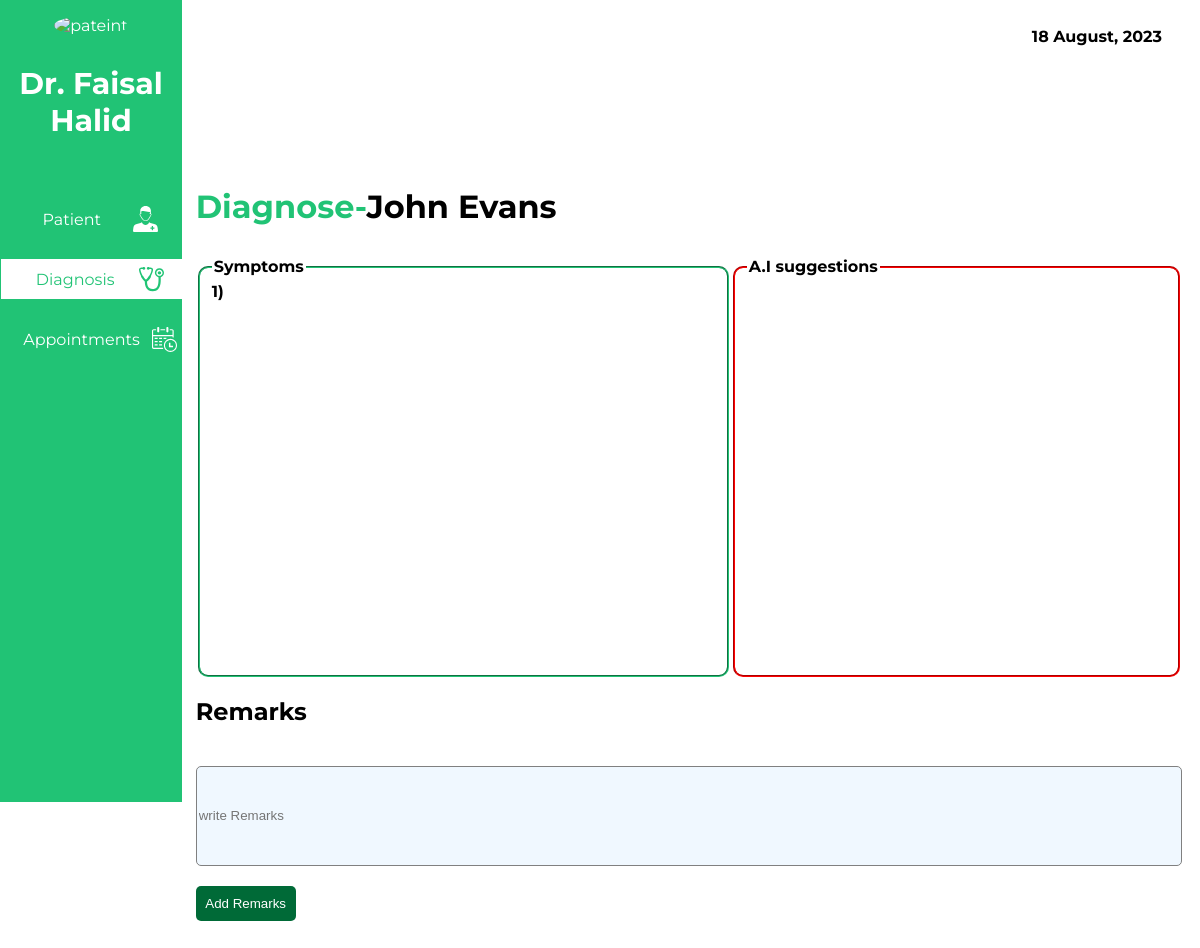
Screenshot of /doc/ddiagnosis.php?patient=evans10@google.com (signed in) with the database file from the repository.
### tables this page shows
CREATE TABLE `doctors` (
  `name` varchar(40) NOT NULL,
  `email` varchar(40) NOT NULL,
  `password` varchar(40) NOT NULL,
  `department` varchar(50) NOT NULL
);

CREATE TABLE `patient` (
  `firstname` varchar(20) NOT NULL,
  `lastname` varchar(20) NOT NULL,
  `password` varchar(16) NOT NULL,
  `dob` date NOT NULL,
  `gender` varchar(7) NOT NULL,
  `genotype` varchar(5) NOT NULL,
  `bloodgroup` varchar(5) NOT NULL,
  `tel` varchar(15) NOT NULL,
  `email` varchar(40) NOT NULL
);

### doc/ddiagnosis.php (the view, shortened to what this page needs)
<?php
include "../connection.php";
$doctor = $_SESSION['doctor'];
$patient = $_GET['patient'];
$diagnosisid = $_GET['diagnosisid'];
function convert($date):string{
    $new_date = date("d F, Y", strtotime($date));
   return $new_date;
}
$QUERY = mysqli_query($connection, "SELECT name from doctors WHERE email = '$doctor'");
$res = mysqli_fetch_assoc($QUERY);
$apSelect = "SELECT *FROM diagnosis where id = '$diagnosisid'";
$apQuery = mysqli_query($connection,$apSelect );
$dres = mysqli_fetch_assoc($apQuery);
$patientSelect = "SELECT firstname, lastname FROM patient where email = '$patient'";
$patientQuery = mysqli_query($connection,$patientSelect );
$patientres = mysqli_fetch_assoc($patientQuery);
?>
<!DOCTYPE html>
<html lang="en">
<head>
    <link rel="stylesheet" href="../css/ddiagnosis2.css">
</head>
<body>
    <div class="sidebar">
        <div class="patient">
            <div class="image">
                <img src="../images/avatar.png" alt="pateint">
            </div>
            <h3><?php echo $res['name']?></h3>
        </div>
        <div class="menu">
            <a href="dashboard.php"><div class="menu-item ">Patient  <div class="imag"><img src="../images/patientw.svg" alt="" ></div> </div></a>
            <a href="diagnosis.php"><div class="menu-item current">Diagnosis  <div class="imag"><img src="../images/stethoscopeg.svg" alt="" ></div> </div></a>
            <a href="appointments.php"><div class="menu-item ">Appointments  <div class="imag"><img src="../images/calendar.svg" alt="" ></div> </div></a>
        </div>
</div>
    <div class="main">
       <div class="date">
        <b><?php echo convert(date("Y-m-d")) ?></b>
       </div>
       <div class="below">
       <h1><span style="color:#21C375">Diagnose-</span><?php echo $patientres['firstname'].' '.$patientres['lastname']?></h1>
        <div class="mother">
       <fieldset  style="width:600px">
        <legend><b>Symptoms</b></legend>
        <?php
        $symptoms = $dres['symptoms'];
        $symps = explode(",",$symptoms);
       echo '<div class="symptoms">';
          $number = 0;
       foreach($symps as $sympom){
  $number++;
        echo'
        <label for="checkbox1"><b>'.$number.')'.$sympom.'</b></label> <br>
        ';
       }
            ?>
       </fieldset>
       <fieldset  style="border-color: red; display:block">
        <legend><b>A.I suggestions</b></legend>
       </fieldset>
       </div>
       <form action = "#" method="POST">
        <h2>Remarks</h2>
       <input type="text" required name="remarks"   placeholder="write Remarks" value="<?php echo $dres['remarks'] ?>">
       <button type="submit" name="addremarks">Add Remarks</button>
      </form>
       </div>
    </div>
</body>
</html>

### css/ddiagnosis2.css (style rules this page uses)
body { background-color: white; font-family: 'Montserrat'; }
.sidebar { background-color:#21C375; color: white; width:15%; border: 1px solid #21C375; min-height: 100vh; position: fixed; top:0; left:0; }
.patient { width: 100%; text-align: center; margin-top: 15px; margin-bottom: 60px; }
.patient h3 { font-weight: bolder; font-size: 30px; }
.image img { border-radius: 100%; }
.sidebar .menu { width: 99%; }
.imag img { width: 25px; }
.menu-item { width:100%; height:40px; display: flex; align-items: center; padding-left: 10px; color: white; margin-top:20px ; margin-bottom:20px ; display: flex; justify-content: space-evenly; }
.current { background-color: white; color: #21C375; }
.menu a { text-decoration: none; }
.main { width: 85%; margin-left: auto; }
.date { text-align: right; height: 100px; margin-right: 30px; }
.below { width:98%; margin-left: auto; margin-right: auto; margin-top: 60px; }
fieldset { margin-top: 10px; border-radius: 10px; border-color: #21C375; min-height: 400px; width: 500px; display: flex; justify-content: space-between; }
.mother { display: flex; justify-content: space-between; }
.symptoms b { margin-bottom: 20px; }
.symptoms { width:300px; }
form input[type="text"] { border-radius: 5px; border: 1px solid gray; margin-top: 20px; width: 100%; height: 100px; background-color: aliceblue; margin-bottom: 20px; }
.below button { background-color: #006A37; color: #FFF; border: none; border-radius: 5px; height: 35px; margin-bottom: 20px; width:100px; }

### rows the page displays
doctors: name "Dr. Faisal Halid"
patient: firstname "John", lastname "Evans"
